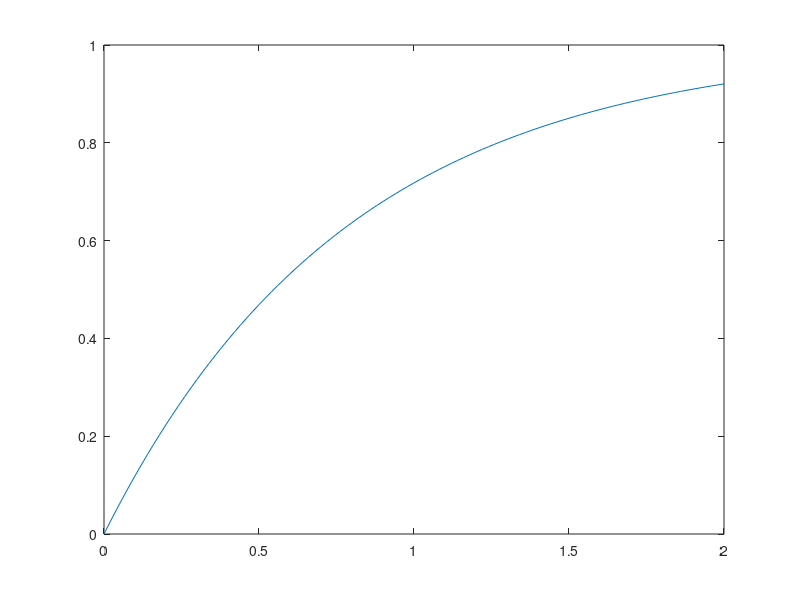

Here is the MATLAB script that generated this plot:
close all
clc
clear all

t = 0;
goal = 1;
value = 0;
dt = 20;
scalingIncrement = 0.025;

for i = 1:100
    t(i + 1) = t(i) + dt;
    value(i+1) = value(i) + scalingIncrement * (goal - value(i));
end
t = t / 1000;
figure
plot(t, value)